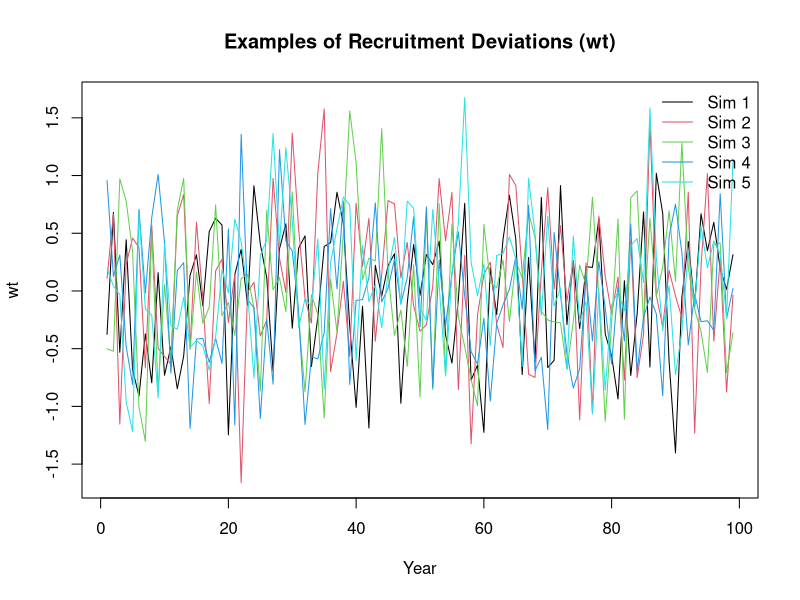
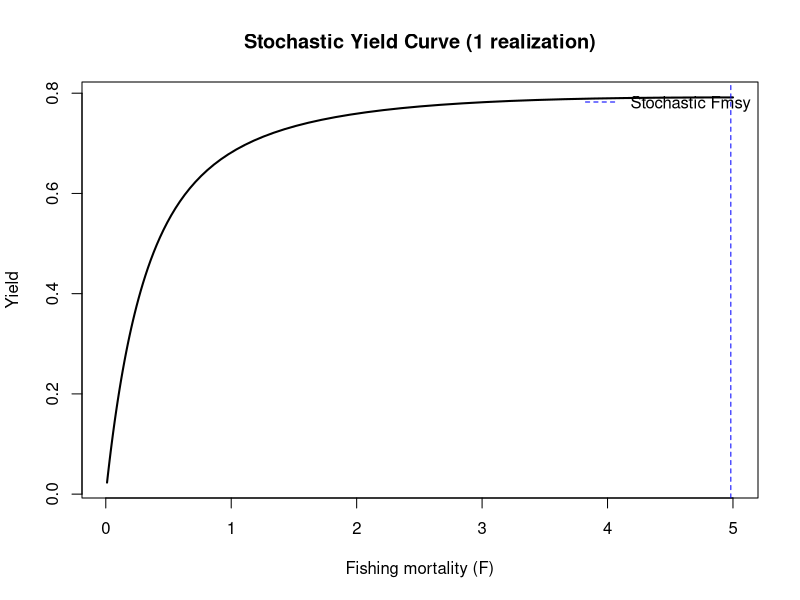
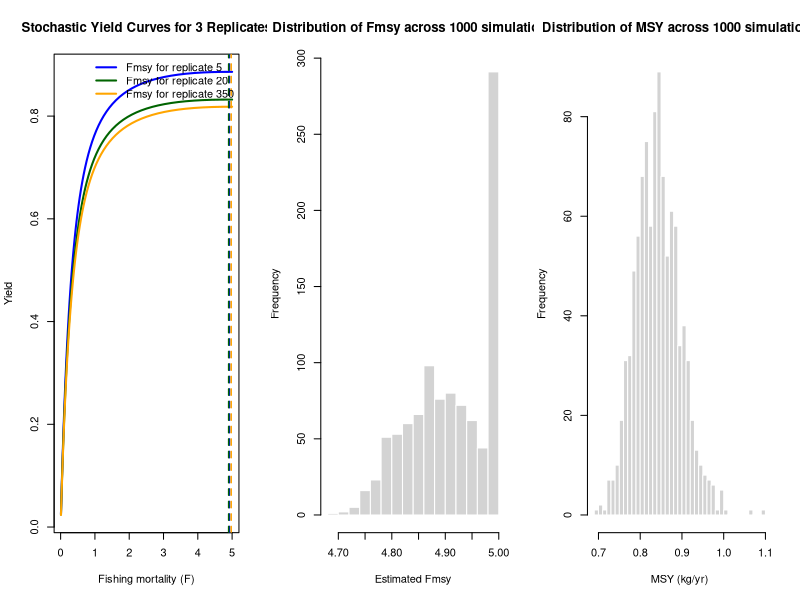

Generate these figures, in order, with R:
# life history inputs
vul <- c(0.05, 0.174, 0.571, 0.899, 1.000, 0.6)
wa <- c(0.05, 0.104, 0.145, 0.186, 0.212, 0.253)
mat <- c(0.05, 0.20, 0.82, 0.99, 1.00, 1.00)
M <- 0.4
n_ages <- length(mat)

# survivorship
lo <- numeric(n_ages)
lo[1] <- 1
for (i in 2:n_ages) lo[i] <- lo[i - 1] * exp(-M)
lo[n_ages] <- lo[n_ages - 1] / (1 - exp(-M))

# recruitment params
Ro <- 10
recK <- 5
sbro <- sum(lo * mat * wa)
alpha <- recK / sbro # look here
ln_alpha <- log(alpha)
br <- (alpha * sbro - 1) / (Ro * sbro) # look here
ninit <- Ro * lo

# simulation settings
n_years <- 100
sdr <- 0.6
n_sim <- 1000

# draw wt sequences
set.seed(1)
wt_mat <- matrix(rnorm((n_years - 1) * n_sim, 0, sdr), nrow = n_sim)
# plot 5 example wt sequences
par(mfrow = c(1, 1))
matplot(t(wt_mat[1:5, ]),
  type = "l", lty = 1,
  main = "Examples of Recruitment Deviations (wt)",
  xlab = "Year", ylab = "wt", col = 1:5
)
legend("topright", legend = paste("Sim", 1:5), col = 1:5, lty = 1, bty = "n")

# function to estimate Fmsy from one wt sequence
get_yield <- function(logF, wt) {
  F <- exp(logF)
  Z <- matrix(F * vul + M, nrow = n_years, ncol = n_ages, byrow = TRUE)
  log_n <- matrix(-Inf, nrow = n_years, ncol = n_ages)
  log_n[1, ] <- log(ninit)
  ssb <- yield <- numeric(n_years-1)
  for (t in 1:(n_years - 1)) {
    ssb[t] <- sum(exp(log_n[t, ]) * mat * wa)
    yield[t] <- sum(exp(log_n[t, ]) * wa * F * vul / Z[t, ] * (1 - exp(-Z[t, ])))
    for (a in 2:n_ages) {
      log_n[t + 1, a] <- log_n[t, a - 1] - Z[t, a - 1]
    }
    log_n[t + 1, n_ages] <- log(
      exp(log_n[t + 1, n_ages]) +
        exp(log_n[t, n_ages]) * exp(-Z[t, n_ages])
    )
    log_n[t + 1, 1] <- ln_alpha + log(ssb[t]) - log(br * ssb[t]) + wt[t]
  }
  -mean(yield)
}

# run simulation
fmsy_vals <- msy_vals <- numeric(n_sim)
for (i in 1:n_sim) {
  wt <- wt_mat[i, ]
  opt <- optimize(function(logF) get_yield(logF, wt),
    interval = log(c(0.01, 5))
  )
  fmsy_vals[i] <- exp(opt$minimum)
  msy_vals[i] <- -get_yield(opt$minimum, wt) # positive MSY
  if (i %% 50 == 0) cat("Completed", i, "of", n_sim, "\n")
}

# plot the stochastic yield curve for one replicate
wt_example <- wt_mat[1, ]
f_seq <- seq(log(0.01), log(5), length.out = 100)
yields <- sapply(f_seq, get_yield, wt = wt_example)

plot(exp(f_seq), -yields,
  type = "l", lwd = 2,
  xlab = "Fishing mortality (F)", ylab = "Yield",
  main = "Stochastic Yield Curve (1 realization)"
)
abline(v = fmsy_vals[1], col = "blue", lty = 2)
legend("topright",
  legend = c("Stochastic Fmsy"),
  col = c("blue"), lty = 2, bty = "n"
)

# plot the same thing but for 3 replicates to visualize
rep_ids <- c(5, 20, 350)
colors <- c("blue", "darkgreen", "orange")

# sequence of F values to evaluate
f_seq <- seq(log(0.01), log(5), length.out = 100)

# compute yields for each replicate
yield_mat <- sapply(rep_ids, function(i) {
  wt_example <- wt_mat[i, ]
  sapply(f_seq, get_yield, wt = wt_example)
})

# plot several yield curves
par(mfrow = c(1, 3))
matplot(exp(f_seq), -yield_mat,
  type = "l", lty = 1, lwd = 2,
  col = colors, xlab = "Fishing mortality (F)", ylab = "Yield",
  main = "Stochastic Yield Curves for 3 Replicates"
)

# add vertical lines for their estimated Fmsy
for (j in seq_along(rep_ids)) {
  abline(v = fmsy_vals[rep_ids[j]], col = colors[j], lty = 2, lwd = 1.5)
}

legend("topright",
  legend = paste("Fmsy for replicate", rep_ids),
  col = colors, lty = 1, lwd = 2, bty = "n"
)

# plot histogram of Fmsy
hist(fmsy_vals,
  breaks = 20,
  main = "Distribution of Fmsy across 1000 simulations",
  xlab = "Estimated Fmsy", col = "lightgray", border = "white"
)

# summarize the median +/- 90% uncertainty interval of Fmsy
quantile(fmsy_vals, c(0.05, 0.5, 0.95))

hist(msy_vals,
  breaks = 40,
  main = "Distribution of MSY across 1000 simulations",
  xlab = "MSY (kg/yr)", col = "lightgray", border = "white"
)

# summarize the median +/- 90% uncertainty interval of Msy
quantile(msy_vals, c(0.05, 0.5, 0.95))

